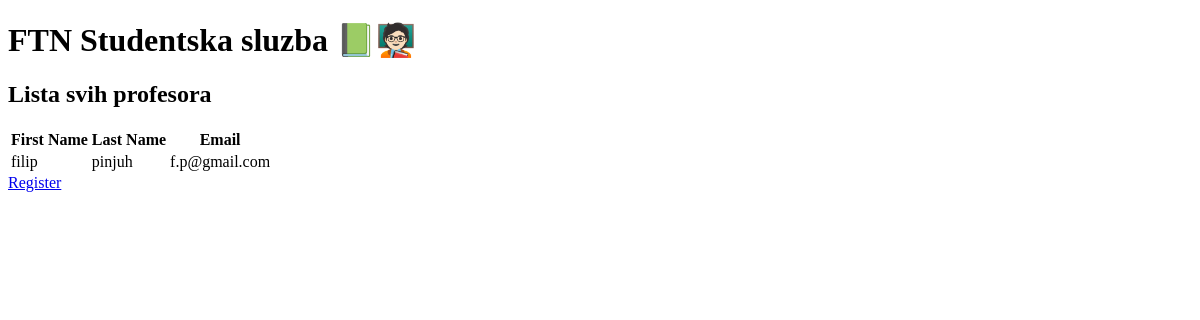
Before: /professor/ with the older database file.
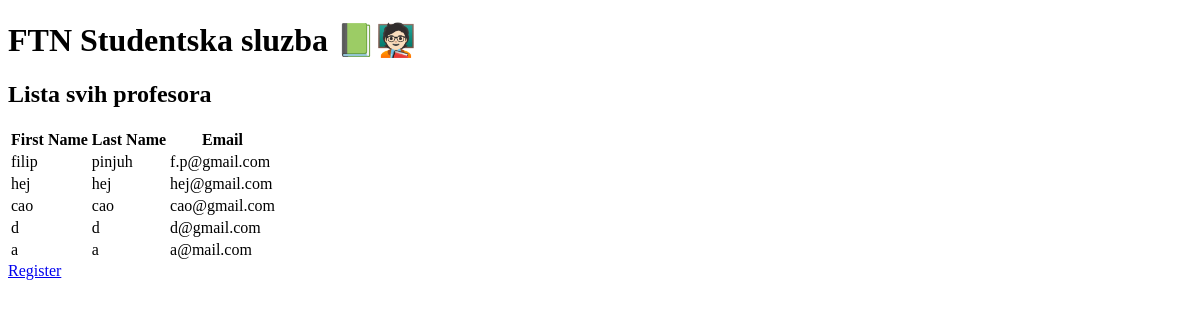
After: the same page with the newer database file.
### professor/models.py (models this page shows)
class Professor(models.Model):
    first_name = models.CharField(max_length=255)
    last_name = models.CharField(max_length=255)
    email = models.EmailField(unique=True)

### professor/views.py (the view)
# urls.py: path('', views.professor_table, name='professor-table')
def professor_table(request):
    professors = Professor.objects.all()
    return render(request, 'professor_table.html', {'professors': professors})

### professor/templates/professor_table.html (shortened to what this page needs)
<!DOCTYPE html>
<html>
<body>
<h1>FTN Studentska sluzba 📗🧑🏻‍🏫</h1>
<h2>Lista svih profesora</h2>
<table>
    <thead>
        <tr>
            <th>First Name</th>
            <th>Last Name</th>
            <th>Email</th>
        </tr>
    </thead>
    <tbody>
        {% for professor in professors %}
            <tr>
                <td>{{ professor.first_name }}</td>
                <td>{{ professor.last_name }}</td>
                <td>{{ professor.email }}</td>
            </tr>
        {% endfor %}
    </tbody>
</table>
<a href="/professor/register">Register</a>
</body>
</html>

Changed rows visible on the page:
added Professor: first_name "hej", last_name "hej", email "hej@gmail.com"
added Professor: first_name "cao", last_name "cao", email "cao@gmail.com"
added Professor: first_name "d", last_name "d", email "d@gmail.com"
added Professor: first_name "a", last_name "a", email "a@mail.com"
